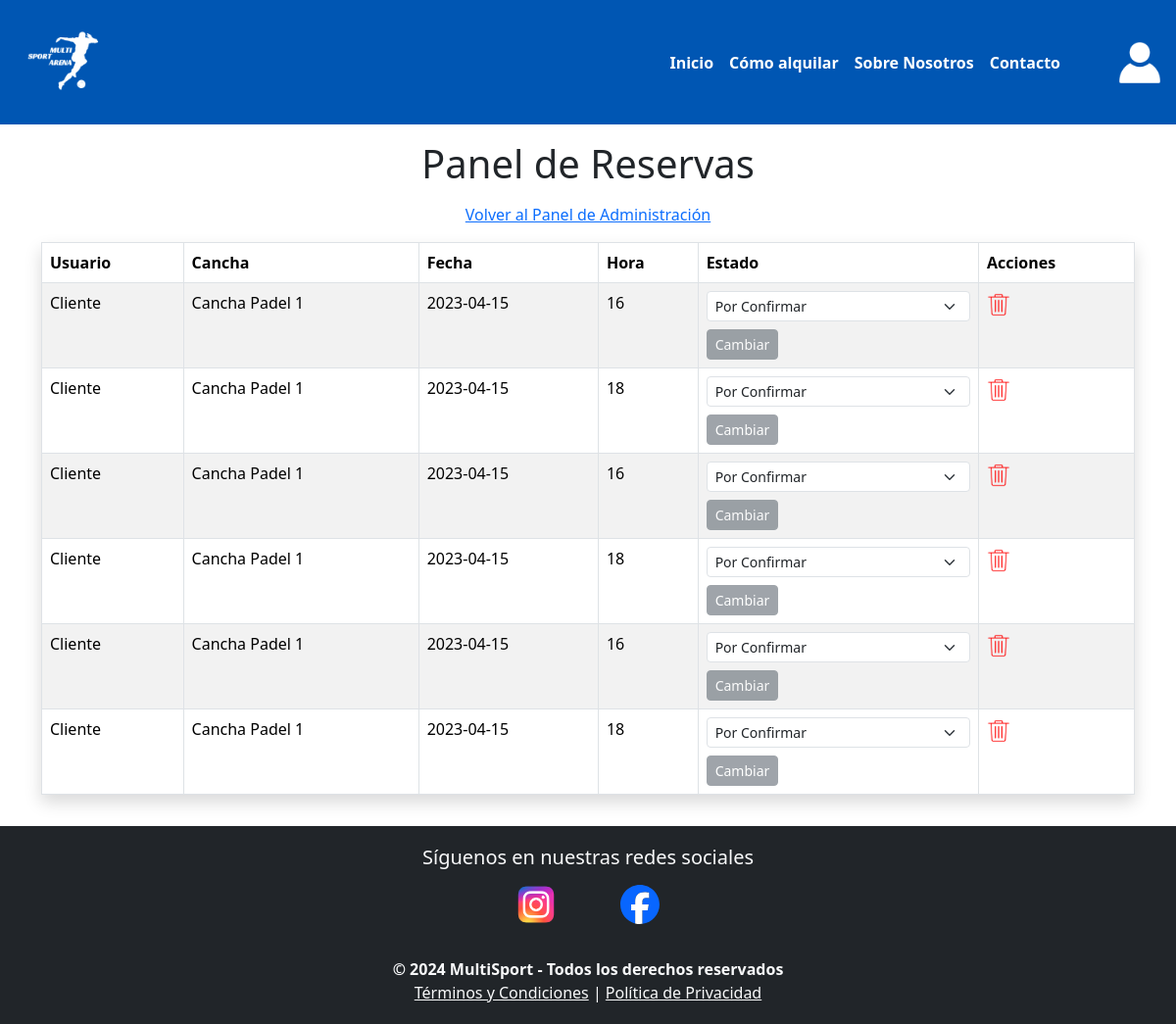
/admin/reservas, run on an earlier commit of the app's database.
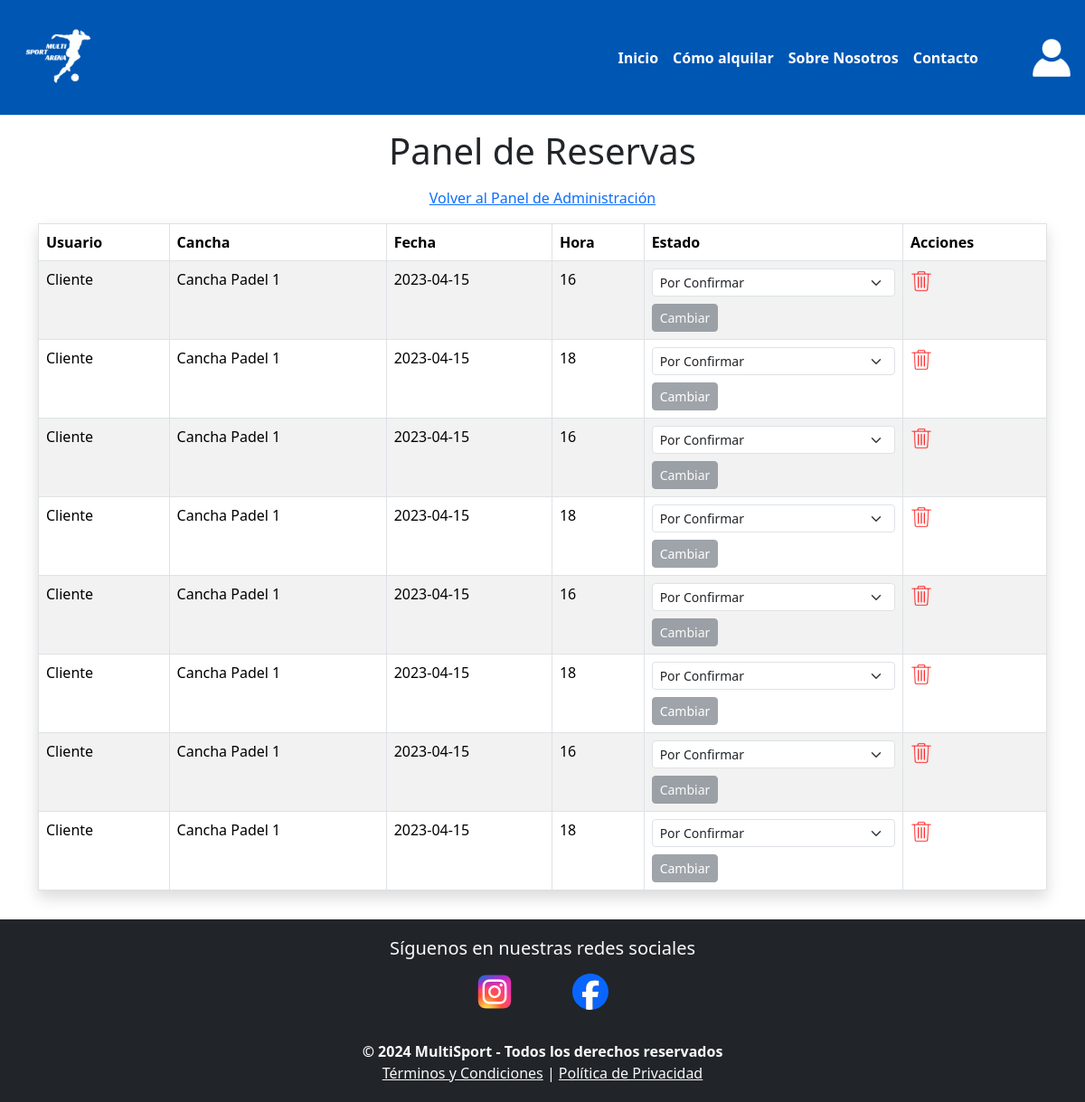
And on a later commit of the database.
### tables this page shows
CREATE TABLE Reservas (
            id_reserva INTEGER PRIMARY KEY AUTOINCREMENT,
            id_usuario INTEGER NOT NULL,
            id_cancha INTEGER NOT NULL,
            fecha TEXT NOT NULL,
            hora INTEGER NOT NULL,
            estado TEXT NOT NULL DEFAULT 'Por Confirmar',  -- 'Por Confirmar' o 'Confirmada'
            FOREIGN KEY (id_usuario) REFERENCES Usuarios (id_usuario),
            FOREIGN KEY (id_cancha) REFERENCES Canchas (id_cancha)
        );

CREATE TABLE Usuarios (
            id_usuario INTEGER PRIMARY KEY AUTOINCREMENT,
            nombre TEXT NOT NULL,
            email TEXT UNIQUE NOT NULL,
            contraseña TEXT NOT NULL,
            rol TEXT NOT NULL
        );

CREATE TABLE Canchas (
            id_cancha INTEGER PRIMARY KEY AUTOINCREMENT,
            tipo TEXT NOT NULL,
            nombre TEXT NOT NULL
        );

### app.py (the view)
@app.route('/admin/reservas')
def admin_reservas():
    conn = crear_conexion("reserva_canchas.db")
    reservas = obtener_todas_las_reservas(conn)
    conn.close()
    return render_template('admin_reservas.html', reservas=reservas)

### modelo/conexion.py (called while the page is built)
def crear_conexion(db_file):
    conn = None
    try:
        conn = sqlite3.connect(db_file)
        print(f"Conectado a la base de datos {db_file}")
        return conn
    except Error as e:
        print(f"Error al conectar con la base de datos: {e}")
    return conn

### modelo/reserva.py (called while the page is built)
def obtener_todas_las_reservas(conn):
    cursor = conn.cursor()
    cursor.execute("""
        SELECT r.id_reserva, u.nombre AS usuario, c.nombre AS cancha, r.fecha, r.hora, r.estado
        FROM Reservas r
        JOIN Usuarios u ON r.id_usuario = u.id_usuario
        JOIN Canchas c ON r.id_cancha = c.id_cancha
    """)
    return cursor.fetchall()

### templates/admin_reservas.html (shortened to what this page needs)
{% include 'header.html' %}
<main class="container mt-3 mb-3">
    <h1 class="text-center mb-3">Panel de Reservas</h1>
    <div class="text-center mb-3">
        <a href="{{ url_for('admin_dashboard') }}">Volver al Panel de Administración</a>
    </div>
    <table class="table table-striped table-bordered shadow">
        <thead>
            <tr>
                <th>Usuario</th>
                <th>Cancha</th>
                <th>Fecha</th>
                <th>Hora</th>
                <th>Estado</th>
                <th>Acciones</th>
            </tr>
        </thead>
        <tbody>
            {% for reserva in reservas %}
            <tr>
                <td>{{ reserva[1] }}</td>
                <td>{{ reserva[2] }}</td>
                <td>{{ reserva[3] }}</td>
                <td>{{ reserva[4] }}</td>
                <td>
                    <form action="{{ url_for('actualizar_estado_reserva_route', id=reserva[0]) }}" method="post" class="d-inline">
                        <select name="estado" class="form-select form-select-sm mb-2" onchange="toggleButton(this)">
                            <option value="Por Confirmar" {% if reserva[5] == 'Por Confirmar' %}selected{% endif %}>Por Confirmar</option>
                        </select>
                        <button type="submit" class="btn btn-sm btn-secondary" disabled>Cambiar</button>
                    </form>
                </td>
                <td>
                    <a href="{{ url_for('eliminar_reserva_route', id=reserva[0]) }}">
                        <img src="{{ url_for('static', filename='img/borrar.png') }}" alt="Eliminar" width="24" height="24">
                    </a>
                </td>
            </tr>
            {% endfor %}
        </tbody>
    </table>
</main>
{% include 'footer.html' %}

### templates/header.html (shortened to what this page needs)
<!DOCTYPE html>
<html lang="en">
<head>
    <link rel="stylesheet" href="https://cdnjs.cloudflare.com/ajax/libs/font-awesome/6.5.2/css/all.min.css"
>
    <link href="https://cdn.jsdelivr.net/npm/bootstrap@5.3.3/dist/css/bootstrap.min.css" rel="stylesheet"
>
    <link rel="stylesheet" href="{{ url_for('static', filename='css/style.css') }}">
</head>
<body>
    <header>
        <nav class="navbar navbar-expand-lg">
            <div class="container-fluid">
                <a class="navbar-brand" href="/">
                    <img src="{{ url_for('static', filename='img/logo.png') }}" alt="Logo" width="100" height="100"
                        class="d-inline-block align-text-top">
                </a>
                <div class="collapse navbar-collapse justify-content-end" id="navbarNavDropdown">
                    <ul class="navbar-nav">
                        <li class="nav-item">
                            <a class="nav-link fw-bold {% if request.path == '/' %}active{% endif %}" aria-current="page" href="/">Inicio</a>
                        </li>
                        <li class="nav-item">
                            <a class="nav-link fw-bold {% if request.path == '/comoalquilar' %}active{% endif %}" href="/comoalquilar">Cómo alquilar</a>
                        </li>
                        <li class="nav-item">
                            <a class="nav-link fw-bold {% if request.path == '/sobrenosotros' %}active{% endif %}" href="/sobrenosotros">Sobre Nosotros</a>
                        </li>
                        <li class="nav-item">
                            <a class="nav-link fw-bold {% if request.path == '/contacto' %}active{% endif %}" href="/contacto">Contacto</a>
                        </li>
                    </ul>
                    <div class="d-flex ms-5">
                        <a class="nav-link"
                            href="{% if 'user_id' in session %}/auth/logout{% else %}/auth/login{% endif %}">
                            <img src="{{ url_for('static', filename='img/' + ('usuario.png' if 'user_id' not in session else 'logout.png')) }}"
                                alt="usuario" width="50" height="50">
                        </a>
                    </div>
                </div>
            </div>
        </nav>
    </header>
</body>
</html>

### templates/footer.html
<footer class="footer bg-dark text-light py-2.5">
    <div class="row text-center mb-4">
        <div class="col-md-12">
            <h5 class="mb-3">Síguenos en nuestras redes sociales</h5>
            <div class="footer-icons">
                <a href="https://www.instagram.com" target="_blank" class="mx-3">
                    <img src="{{ url_for('static', filename='img/ig.png') }}" alt="Instagram" class="social-icon">
                </a>
                <a href="https://www.twitter.com" target="_blank" class="mx-3">
                    <img src="{{ url_for('static', filename='img/facebook.svg') }}" alt="Twitter" class="social-icon">
                </a>
            </div>
        </div>
    </div>
    <div class="row text-center mt-4">
        <div class="col-md-12">
            <p class="footer-text m-0">© 2024 MultiSport - Todos los derechos reservados</p>
            <p class="m-0">
                <a href="#" class="text-light">Términos y Condiciones</a> |
                <a href="#" class="text-light">Política de Privacidad</a>
            </p>
        </div>
    </div>
</footer>

### static/css/style.css (style rules this page uses)
.navbar { background-color: #0056B3; }
.nav-link { color: white; }
.navbar-brand img { filter: brightness(0) invert(1); }
html, body { height: 100%; margin: 0; display: flex; flex-direction: column; }
main { flex: 1; }
.footer { background-color: #cfd0d0; padding: 20px; text-align: center; }
.footer-icons { margin-bottom: 10px; }
.footer-text { font-weight: bold; }
button { background-color: #173e21; color: white; padding: 10px 20px; border: none; border-radius: 5px; cursor: pointer; }
.social-icon { width: 70px; height: 40px; transition: transform 0.3s ease; }
.footer-icons a { display: inline-block; }
.footer-icons { text-align: center; }

What changed in the data, as far as the page shows it:
added Reservas: nombre "Cliente", nombre "Cancha Padel 1", fecha "2023-04-15", hora "16", estado "Por Confirmar"
added Reservas: nombre "Cliente", nombre "Cancha Padel 1", fecha "2023-04-15", hora "18", estado "Por Confirmar"
